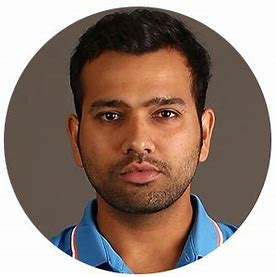
#> input picture Projects/Image Classification/model/test_images/rohitsharma.jpg, 276 x 277 px, found by its file name
$ jupyter execute --allow-errors sportify.ipynb   (shell and % lines are left out)
#> lines starting #> are read from the running program, lines starting #| are printed output that depends on the picture; after the words box and inside, x2 and y2 are one past the last pixel; in counts of white or black regions, pixels touching at a corner belong together
[cell 1]
import numpy as np
import cv2
from matplotlib import pyplot as plt

[cell 2]
img = cv2.imread(r"C:\Users\priya\projects\imageclassification\model\test_images\rohitsharma.jpg")
#> img is the input picture: shape (277, 276, 3); mean B, G, R 117, 127.4, 147.3
img.shape
#> Out = (277, 276, 3)

[cell 3]
plt.imshow(img)

[cell 4]
gray=cv2.cvtColor(img, cv2.COLOR_BGR2GRAY)
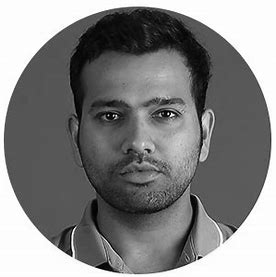
#> gray: shape (277, 276); min 0, max 255, mean 132.2
gray.shape
#> Out = (277, 276)

[cell 5]
gray

[cell 6]
plt.imshow(gray)

[cell 7]
plt.imshow(gray, cmap='gray')

[cell 8]
face_cascade=cv2.CascadeClassifier(r"C:\Users\priya\projects\imageclassification\model\opencv\haarcascade\haarcascade_frontalface_default.xml")
eye_cascade=cv2.CascadeClassifier(r"C:\Users\priya\projects\imageclassification\model\opencv\haarcascade\haarcascade_eye.xml")

faces=face_cascade.detectMultiScale(gray,1.3,5)
#> faces = [[62, 57, 152, 152]]
faces
#> Out = [[62, 57, 152, 152]]

[cell 9]
(x,y,w,h)=faces[0]
#> x = 62; y = 57; w = 152; h = 152
(x,y,w,h)
#> Out = (62, 57, 152, 152)

[cell 10]
face_img=cv2.rectangle(img,(x,y),(x+w,y+h),(255,0,0),2)  #255=blue 0=green 0=red
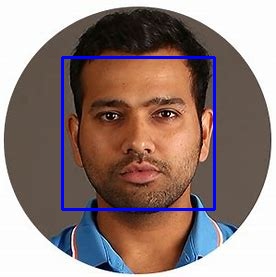
#> face_img: shape (277, 276, 3); mean B, G, R 121.6, 125.6, 145
plt.imshow(face_img)

[cell 11]
cv2.destroyAllWindows()
for (x,y,w,h) in faces:
    face_img=cv2.rectangle(img,(x,y),(x+w,y+h),(255,0,0),2)
    roi_gray=gray[y:y+h, x:x+w]
    roi_color=face_img[y:y+h, x:x+w]
    eyes=eye_cascade.detectMultiScale(roi_gray)
    for (ex,ey,ew,eh) in eyes:
        cv2.rectangle(roi_color, (ex,ey),(ex+ew,ey+eh),(0,255,0),2)
#> this loop made 1 pass
#> (x, y, w, h, eyes) on pass 1: (62, 57, 152, 152, [[84, 40, 35, 35], [28, 41, 36, 36]])
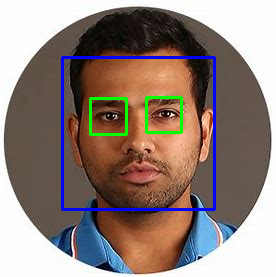
#> img: shape (277, 276, 3); 1.1% of pixels changed, all inside (x1, y1, x2, y2) = (89, 96, 183, 136)
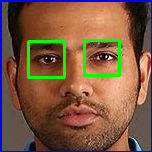
#> roi_color: shape (152, 152, 3); mean B, G, R 67.3, 89.5, 124.2

plt.figure()
plt.imshow(face_img, cmap='gray')
plt.show()

[cell 12]
plt.imshow(roi_color, cmap='gray')

[cell 13]
def get_cropped_image_if_2_eyes(image_path):
    img=cv2.imread(image_path)
    gray=cv2.cvtColor(img, cv2.COLOR_BGR2GRAY)
    faces=face_cascade.detectMultiScale(gray,1.3,5)
#> faces = [[62, 57, 152, 152]]
    for (x,y,w,h) in faces:
        roi_gray=gray[y:y+h,x:x+w]
        roi_color=img[y:y+h,x:x+w]
        eyes=eye_cascade.detectMultiScale(roi_gray)
        if len(eyes)>=2:
            return roi_color

[cell 14]
original_image=cv2.imread(r"C:\Users\priya\projects\imageclassification\model\test_images\rohitsharma.jpg")
plt.imshow(original_image)

[cell 15]
cropped_image=get_cropped_image_if_2_eyes(r"C:\Users\priya\projects\imageclassification\model\test_images\rohitsharma.jpg")
plt.imshow(cropped_image)

[cell 16]
path_to_data=r"./model/dataset"
path_to_cr_data=r"./model/dataset/cropped"

[cell 17]
import os
img_dirs=[]
for entry in os.scandir(path_to_data):
    if entry.is_dir():
        img_dirs.append(entry.path)

[cell 18]
img_dirs

[cell 19]
import shutil
if os.path.exists(path_to_cr_data):   # if this folder exists, then
    shutil.rmtree(path_to_cr_data)    # remove that folder
os.mkdir(path_to_cr_data)   # and make new folder in that path

[cell 20]
cropped_image_dirs = []
celebrity_file_names_dict = {}

for img_dir in img_dirs:
    count = 1
    celebrity_name = os.path.basename(img_dir)
    celebrity_file_names_dict[celebrity_name] = []

    for entry in os.scandir(img_dir):
        roi_color = get_cropped_image_if_2_eyes(entry.path)
#> call 2 of get_cropped_image_if_2_eyes, with image_path = './model/dataset/bumrah/OIP (1).jpg'
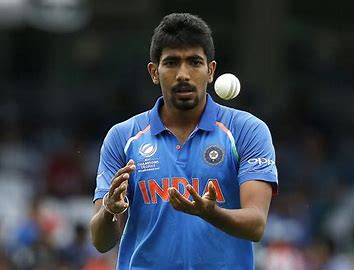
#> input picture Projects/Image Classification/model/dataset/bumrah/OIP (1).jpg, 354 x 270 px
#> in get_cropped_image_if_2_eyes, img is the input picture: shape (270, 354, 3); mean B, G, R 75.5, 63.9, 56.9
#> in get_cropped_image_if_2_eyes (call 2), `gray=cv2.cvtColor(img, cv2.COLOR_BGR2GRAY)`:
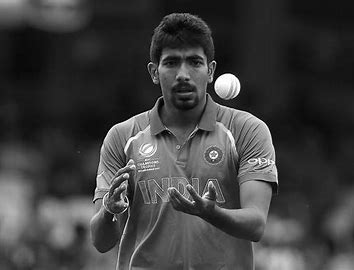
#> gray: shape (270, 354); min 0, max 255, mean 63.1
#> in get_cropped_image_if_2_eyes (call 2), `faces=face_cascade.detectMultiScale(gray,1.3,5)`: faces = [[150, 37, 67, 67]]
#> the loop in get_cropped_image_if_2_eyes (call 2), `for (x,y,w,h) in faces:` made 1 pass
#> pass 1, in get_cropped_image_if_2_eyes (call 2), `roi_gray=gray[y:y+h,x:x+w]`:
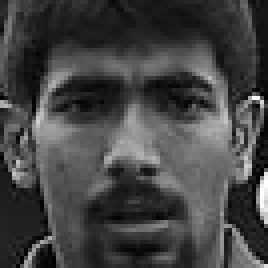
#> roi_gray: shape (67, 67) (shown 4 times larger); min 0, max 255, mean 68
#> pass 1, in get_cropped_image_if_2_eyes (call 2), `roi_color=img[y:y+h,x:x+w]`:
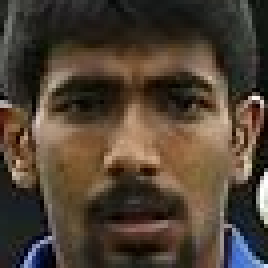
#> roi_color: shape (67, 67, 3) (shown 4 times larger); mean B, G, R 52.3, 65.5, 78.9
        if roi_color is not None:
            cropped_folder = os.path.join(path_to_cr_data, celebrity_name)
            if not os.path.exists(cropped_folder):
                os.makedirs(cropped_folder)
                cropped_image_dirs.append(cropped_folder)
                print("Generating cropped images in folder: ",cropped_folder)
            cropped_file_name = celebrity_name + str(count) + ".png"
            cropped_file_path = os.path.join(cropped_folder, cropped_file_name)
            cv2.imwrite(cropped_file_path, roi_color)
            celebrity_file_names_dict[celebrity_name].append(cropped_file_path)
            count += 1

[cell 21]
import pywt
import cv2
import numpy as np
def w2d(img, mode='haar', level=1):
#> called with mode = 'db1', level = 5
    imArray=img
    #datatype conversion
    #convert to grayscale
    imArray=cv2.cvtColor( imArray,cv2.COLOR_RGB2GRAY)
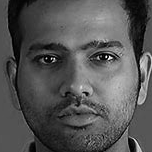
#> imArray: shape (152, 152); min 0, max 252, mean 84.9
    #convert to float
    imArray=np.float32(imArray)
    imArray/=255;
    #process coefficients
    coeffs=pywt.wavedec2(imArray, mode, level=level)
    coeffs_H=list(coeffs)
    coeffs_H[0]*=0

    #reconstruction
    imArray_H=pywt.waverec2(coeffs_H,mode)
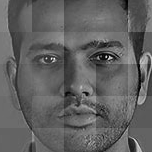
#> imArray_H: shape (152, 152) float32; min -0.464, max 0.746, mean -0.0004; drawn with min black and max white
    imArray_H= np.uint8(imArray_H)
#> imArray_H: shape (152, 152); every value is 0
    return imArray_H

[cell 22]
im_har=w2d(cropped_image,'db1',5)
plt.imshow(im_har,cmap='gray')

[cell 23]
celebrity_file_names_dict = {}
for img_dir in cropped_image_dirs:
    celebrity_name = img_dir.split('/')[-1]
    file_list = []
    for entry in os.scandir(img_dir):
        file_list.append(entry.path)
    celebrity_file_names_dict[celebrity_name] = file_list
celebrity_file_names_dict

[cell 24]
class_dict = {}
count = 0
for celebrity_name in celebrity_file_names_dict.keys():
    class_dict[celebrity_name] = count
    count = count + 1
class_dict
